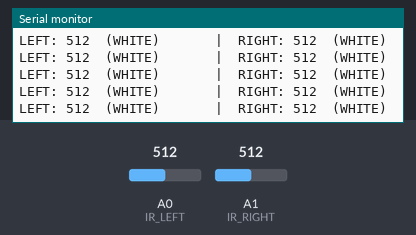
A sketch run on a simulated Arduino Uno, built with avr-gcc and run on an emulated ATmega328P. Shown: the last lines printed to the serial monitor. The inputs (shaded band) are chosen by the test bench; at power-on: A0 (IR_LEFT) = 512, A1 (IR_RIGHT) = 512.

Above: at 3.2 s.
3.3 s: A0 (IR_LEFT) set to 485
At 3.61 s:
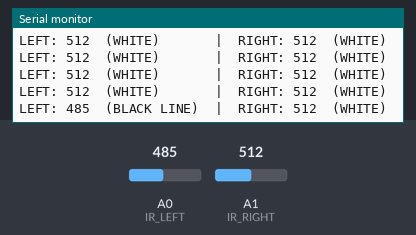
9.3 s: A1 (IR_RIGHT) set to 107
At 9.63 s:
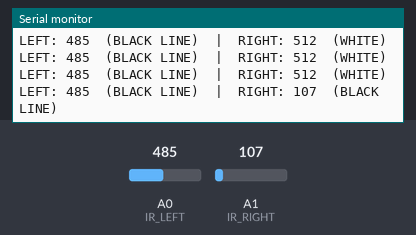
12.3 s: A1 (IR_RIGHT) set to 88
At 12.45 s:
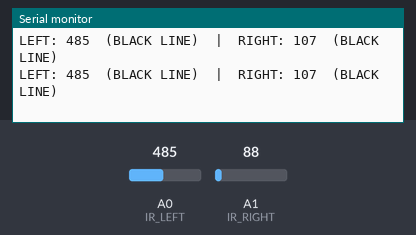

The sketch:

ir_sensor_calibration.ino
```cpp
/*
 * IR Sensor Calibration Sketch
 * Use this to determine threshold values for line detection
 *
 * Instructions:
 * 1. Upload this sketch
 * 2. Open Serial Monitor (9600 baud)
 * 3. Place LEFT sensor over WHITE surface → note "White" value
 * 4. Place LEFT sensor over BLACK line → note "Black" value
 * 5. Repeat for RIGHT sensor
 * 6. Calculate threshold: THRESHOLD = (White + Black) / 2
 * 7. Update IR_THRESHOLD in config.h
 */

// Pin definitions
#define IR_LEFT   A0
#define IR_RIGHT  A1

void setup() {
  Serial.begin(9600);
  Serial.println("=== IR Sensor Calibration ===");
  Serial.println("Place sensors over different surfaces");
  Serial.println("Record the values for calibration");
  Serial.println();

  pinMode(IR_LEFT, INPUT);
  pinMode(IR_RIGHT, INPUT);

  delay(2000);
}

void loop() {
  // Read both IR sensors
  int leftValue = analogRead(IR_LEFT);
  int rightValue = analogRead(IR_RIGHT);

  // Print values
  Serial.print("LEFT: ");
  Serial.print(leftValue);
  Serial.print("\t");

  // Indicate if on line (using example threshold of 500)
  if (leftValue < 500) {
    Serial.print("(BLACK LINE)");
  } else {
    Serial.print("(WHITE)     ");
  }

  Serial.print("\t|\t");

  Serial.print("RIGHT: ");
  Serial.print(rightValue);
  Serial.print("\t");

  if (rightValue < 500) {
    Serial.print("(BLACK LINE)");
  } else {
    Serial.print("(WHITE)     ");
  }

  Serial.println();

  delay(200);
}

/*
 * CALIBRATION NOTES:
 *
 * Typical values:
 * - White surface: 700-1000
 * - Black line: 100-300
 * - Optimal threshold: ~500 (midpoint)
 *
 * If your values are different:
 * 1. Find your WHITE reading (max value)
 * 2. Find your BLACK reading (min value)
 * 3. Set threshold = (WHITE + BLACK) / 2
 *
 * Example:
 * - White = 850
 * - Black = 200
 * - Threshold = (850 + 200) / 2 = 525
 *
 * Update config.h:
 * #define IR_THRESHOLD 525
 */
```

Measured:
- the behaviour switches between 500 and 499 on A0 (IR_LEFT) (found by bisection; images 0 and 1)
- after the input at 3.3 s, the serial monitor: prints a new line after 0.15 s (image 1)
- after the input at 9.3 s, the serial monitor: prints a new line after 0.18 s (image 2)
